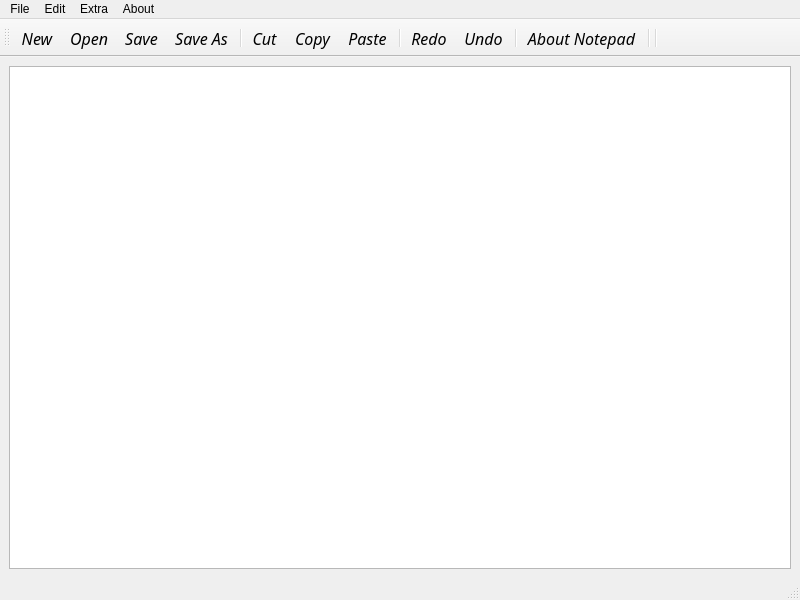
<?xml version="1.0" encoding="UTF-8"?>
<ui version="4.0">
 <class>MainWindow</class>
 <widget class="QMainWindow" name="MainWindow">
  <property name="geometry">
   <rect>
    <x>0</x>
    <y>0</y>
    <width>800</width>
    <height>600</height>
   </rect>
  </property>
  <property name="windowTitle">
   <string>MainWindow</string>
  </property>
  <widget class="QWidget" name="centralwidget">
   <layout class="QVBoxLayout" name="verticalLayout">
    <item>
     <widget class="QTextEdit" name="textEdit"/>
    </item>
   </layout>
  </widget>
  <widget class="QMenuBar" name="menubar">
   <property name="geometry">
    <rect>
     <x>0</x>
     <y>0</y>
     <width>800</width>
     <height>20</height>
    </rect>
   </property>
   <widget class="QMenu" name="menuFile">
    <property name="title">
     <string>File</string>
    </property>
    <addaction name="actionNew"/>
    <addaction name="actionOpen"/>
    <addaction name="separator"/>
    <addaction name="actionSave"/>
    <addaction name="actionSave_As"/>
    <addaction name="separator"/>
    <addaction name="separator"/>
    <addaction name="actionExit"/>
    <addaction name="separator"/>
    <addaction name="actionPrint"/>
   </widget>
   <widget class="QMenu" name="menuEdit">
    <property name="title">
     <string>Edit</string>
    </property>
    <addaction name="actionCut"/>
    <addaction name="actionCopy"/>
    <addaction name="actionPaste"/>
    <addaction name="separator"/>
    <addaction name="actionRedo"/>
    <addaction name="actionUndo"/>
    <addaction name="separator"/>
    <addaction name="actionFont"/>
   </widget>
   <widget class="QMenu" name="menuAbout">
    <property name="title">
     <string>About</string>
    </property>
    <addaction name="actionAbout_Notepad"/>
   </widget>
   <widget class="QMenu" name="menuExtra">
    <property name="title">
     <string>Extra</string>
    </property>
    <addaction name="actionColor_Select"/>
    <addaction name="actionBackground_Color"/>
    <addaction name="actionBg_Color_WIndow"/>
   </widget>
   <addaction name="menuFile"/>
   <addaction name="menuEdit"/>
   <addaction name="menuExtra"/>
   <addaction name="menuAbout"/>
  </widget>
  <widget class="QStatusBar" name="statusbar"/>
  <widget class="QToolBar" name="toolBar">
   <property name="windowTitle">
    <string>toolBar</string>
   </property>
   <property name="toolTip">
    <string>New File</string>
   </property>
   <attribute name="toolBarArea">
    <enum>TopToolBarArea</enum>
   </attribute>
   <attribute name="toolBarBreak">
    <bool>false</bool>
   </attribute>
   <addaction name="actionNew"/>
   <addaction name="actionOpen"/>
   <addaction name="actionSave"/>
   <addaction name="actionSave_As"/>
   <addaction name="separator"/>
   <addaction name="actionCut"/>
   <addaction name="actionCopy"/>
   <addaction name="actionPaste"/>
   <addaction name="separator"/>
   <addaction name="actionRedo"/>
   <addaction name="actionUndo"/>
   <addaction name="separator"/>
   <addaction name="actionAbout_Notepad"/>
   <addaction name="separator"/>
   <addaction name="separator"/>
  </widget>
  <action name="actionNew">
   <property name="icon">
    <iconset resource="Resources.qrc">
     <normaloff>:/rec/img/new-file.png</normaloff>:/rec/img/new-file.png</iconset>
   </property>
   <property name="text">
    <string>New</string>
   </property>
   <property name="toolTip">
    <string>&lt;html&gt;&lt;head/&gt;&lt;body&gt;&lt;p&gt;&lt;span style=&quot; font-size:12pt; font-weight:700; font-style:italic; color:#e66100;&quot;&gt;New File&lt;/span&gt;&lt;/p&gt;&lt;/body&gt;&lt;/html&gt;</string>
   </property>
   <property name="font">
    <font>
     <family>CaskaydiaCove Nerd Font</family>
     <pointsize>12</pointsize>
     <italic>true</italic>
    </font>
   </property>
   <property name="shortcut">
    <string>Ctrl+N</string>
   </property>
  </action>
  <action name="actionOpen">
   <property name="icon">
    <iconset resource="Resources.qrc">
     <normaloff>:/rec/img/open-file.png</normaloff>:/rec/img/open-file.png</iconset>
   </property>
   <property name="text">
    <string>Open</string>
   </property>
   <property name="toolTip">
    <string>&lt;html&gt;&lt;head/&gt;&lt;body&gt;&lt;p&gt;&lt;span style=&quot; font-size:12pt; font-weight:700; font-style:italic; color:#e66100;&quot;&gt;Open A File&lt;/span&gt;&lt;/p&gt;&lt;/body&gt;&lt;/html&gt;</string>
   </property>
   <property name="font">
    <font>
     <family>CaskaydiaCove Nerd Font</family>
     <pointsize>12</pointsize>
     <italic>true</italic>
    </font>
   </property>
  </action>
  <action name="actionSave">
   <property name="icon">
    <iconset resource="Resources.qrc">
     <normaloff>:/rec/img/save-file.png</normaloff>:/rec/img/save-file.png</iconset>
   </property>
   <property name="text">
    <string>Save</string>
   </property>
   <property name="toolTip">
    <string>&lt;html&gt;&lt;head/&gt;&lt;body&gt;&lt;p&gt;&lt;span style=&quot; font-size:12pt; font-weight:700; font-style:italic; color:#e66100;&quot;&gt;Save Current File&lt;/span&gt;&lt;/p&gt;&lt;/body&gt;&lt;/html&gt;</string>
   </property>
   <property name="font">
    <font>
     <family>CaskaydiaCove Nerd Font</family>
     <pointsize>12</pointsize>
     <italic>true</italic>
    </font>
   </property>
  </action>
  <action name="actionSave_As">
   <property name="icon">
    <iconset resource="Resources.qrc">
     <normaloff>:/rec/img/save-as.png</normaloff>:/rec/img/save-as.png</iconset>
   </property>
   <property name="text">
    <string>Save As</string>
   </property>
   <property name="toolTip">
    <string>&lt;html&gt;&lt;head/&gt;&lt;body&gt;&lt;p&gt;&lt;span style=&quot; font-size:12pt; font-weight:700; font-style:italic; color:#e66100;&quot;&gt;Save Current File as.&lt;/span&gt;&lt;/p&gt;&lt;/body&gt;&lt;/html&gt;</string>
   </property>
   <property name="font">
    <font>
     <family>CaskaydiaCove Nerd Font</family>
     <pointsize>12</pointsize>
     <italic>true</italic>
    </font>
   </property>
  </action>
  <action name="actionCut">
   <property name="icon">
    <iconset resource="Resources.qrc">
     <normaloff>:/rec/img/cut.png</normaloff>:/rec/img/cut.png</iconset>
   </property>
   <property name="text">
    <string>Cut</string>
   </property>
   <property name="toolTip">
    <string>&lt;html&gt;&lt;head/&gt;&lt;body&gt;&lt;p&gt;&lt;span style=&quot; font-size:12pt; font-weight:700; font-style:italic; color:#e66100;&quot;&gt;Cut Selected Text&lt;/span&gt;&lt;/p&gt;&lt;/body&gt;&lt;/html&gt;</string>
   </property>
   <property name="font">
    <font>
     <family>CaskaydiaCove Nerd Font</family>
     <pointsize>12</pointsize>
     <italic>true</italic>
    </font>
   </property>
  </action>
  <action name="actionCopy">
   <property name="icon">
    <iconset resource="Resources.qrc">
     <normaloff>:/rec/img/copy.png</normaloff>:/rec/img/copy.png</iconset>
   </property>
   <property name="text">
    <string>Copy</string>
   </property>
   <property name="toolTip">
    <string>&lt;html&gt;&lt;head/&gt;&lt;body&gt;&lt;p&gt;&lt;span style=&quot; font-size:12pt; font-weight:700; font-style:italic; color:#e66100;&quot;&gt;Copy Selected Text&lt;/span&gt;&lt;/p&gt;&lt;/body&gt;&lt;/html&gt;</string>
   </property>
   <property name="font">
    <font>
     <family>CaskaydiaCove Nerd Font</family>
     <pointsize>12</pointsize>
     <italic>true</italic>
    </font>
   </property>
  </action>
  <action name="actionPaste">
   <property name="icon">
    <iconset resource="Resources.qrc">
     <normaloff>:/rec/img/paste.png</normaloff>:/rec/img/paste.png</iconset>
   </property>
   <property name="text">
    <string>Paste</string>
   </property>
   <property name="toolTip">
    <string>&lt;html&gt;&lt;head/&gt;&lt;body&gt;&lt;p&gt;&lt;span style=&quot; font-size:12pt; font-weight:700; font-style:italic; color:#e66100;&quot;&gt;Paste from Clipboard&lt;/span&gt;&lt;/p&gt;&lt;/body&gt;&lt;/html&gt;</string>
   </property>
   <property name="font">
    <font>
     <family>CaskaydiaCove Nerd Font</family>
     <pointsize>12</pointsize>
     <italic>true</italic>
    </font>
   </property>
  </action>
  <action name="actionRedo">
   <property name="icon">
    <iconset resource="Resources.qrc">
     <normaloff>:/rec/img/redo.png</normaloff>:/rec/img/redo.png</iconset>
   </property>
   <property name="text">
    <string>Redo</string>
   </property>
   <property name="toolTip">
    <string>&lt;html&gt;&lt;head/&gt;&lt;body&gt;&lt;p&gt;&lt;span style=&quot; font-size:12pt; font-weight:700; font-style:italic; color:#e66100;&quot;&gt;Redo Operation&lt;/span&gt;&lt;/p&gt;&lt;/body&gt;&lt;/html&gt;</string>
   </property>
   <property name="font">
    <font>
     <family>CaskaydiaCove Nerd Font</family>
     <pointsize>12</pointsize>
     <italic>true</italic>
    </font>
   </property>
  </action>
  <action name="actionUndo">
   <property name="icon">
    <iconset resource="Resources.qrc">
     <normaloff>:/rec/img/undo.png</normaloff>:/rec/img/undo.png</iconset>
   </property>
   <property name="text">
    <string>Undo</string>
   </property>
   <property name="toolTip">
    <string>&lt;html&gt;&lt;head/&gt;&lt;body&gt;&lt;p&gt;&lt;span style=&quot; font-size:12pt; font-weight:700; font-style:italic; color:#e66100;&quot;&gt;Undo Operation&lt;/span&gt;&lt;/p&gt;&lt;/body&gt;&lt;/html&gt;</string>
   </property>
   <property name="font">
    <font>
     <family>CaskaydiaCove Nerd Font</family>
     <pointsize>12</pointsize>
     <italic>true</italic>
    </font>
   </property>
  </action>
  <action name="actionAbout_Notepad">
   <property name="icon">
    <iconset resource="Resources.qrc">
     <normaloff>:/rec/img/about.png</normaloff>:/rec/img/about.png</iconset>
   </property>
   <property name="text">
    <string>About Notepad</string>
   </property>
   <property name="toolTip">
    <string>&lt;html&gt;&lt;head/&gt;&lt;body&gt;&lt;p&gt;&lt;span style=&quot; font-size:12pt; font-weight:700; font-style:italic; color:#e66100;&quot;&gt;About Me&lt;/span&gt;&lt;/p&gt;&lt;/body&gt;&lt;/html&gt;</string>
   </property>
   <property name="font">
    <font>
     <family>CaskaydiaCove Nerd Font</family>
     <pointsize>12</pointsize>
     <italic>true</italic>
    </font>
   </property>
  </action>
  <action name="actionExit">
   <property name="icon">
    <iconset resource="Resources.qrc">
     <normaloff>:/rec/img/exit.png</normaloff>:/rec/img/exit.png</iconset>
   </property>
   <property name="text">
    <string>Exit</string>
   </property>
   <property name="font">
    <font>
     <family>CaskaydiaCove Nerd Font</family>
     <pointsize>12</pointsize>
     <italic>true</italic>
    </font>
   </property>
   <property name="shortcut">
    <string>Ctrl+Q</string>
   </property>
  </action>
  <action name="actionFont">
   <property name="text">
    <string>Change Font</string>
   </property>
   <property name="toolTip">
    <string>&lt;html&gt;&lt;head/&gt;&lt;body&gt;&lt;p&gt;&lt;span style=&quot; font-size:12pt; font-weight:700; font-style:italic; color:#e66100;&quot;&gt;Font&lt;/span&gt;&lt;/p&gt;&lt;/body&gt;&lt;/html&gt;</string>
   </property>
   <property name="font">
    <font>
     <family>CaskaydiaCove Nerd Font</family>
     <pointsize>12</pointsize>
     <italic>true</italic>
    </font>
   </property>
  </action>
  <action name="actionColor_Select">
   <property name="text">
    <string>Color Select</string>
   </property>
  </action>
  <action name="actionBackground_Color">
   <property name="text">
    <string>Background Color</string>
   </property>
  </action>
  <action name="actionBg_Color_WIndow">
   <property name="text">
    <string>Bg Color WIndow</string>
   </property>
  </action>
  <action name="actionPrint">
   <property name="text">
    <string>Print</string>
   </property>
  </action>
 </widget>
 <resources>
  <include location="Resources.qrc"/>
 </resources>
 <connections/>
</ui>
